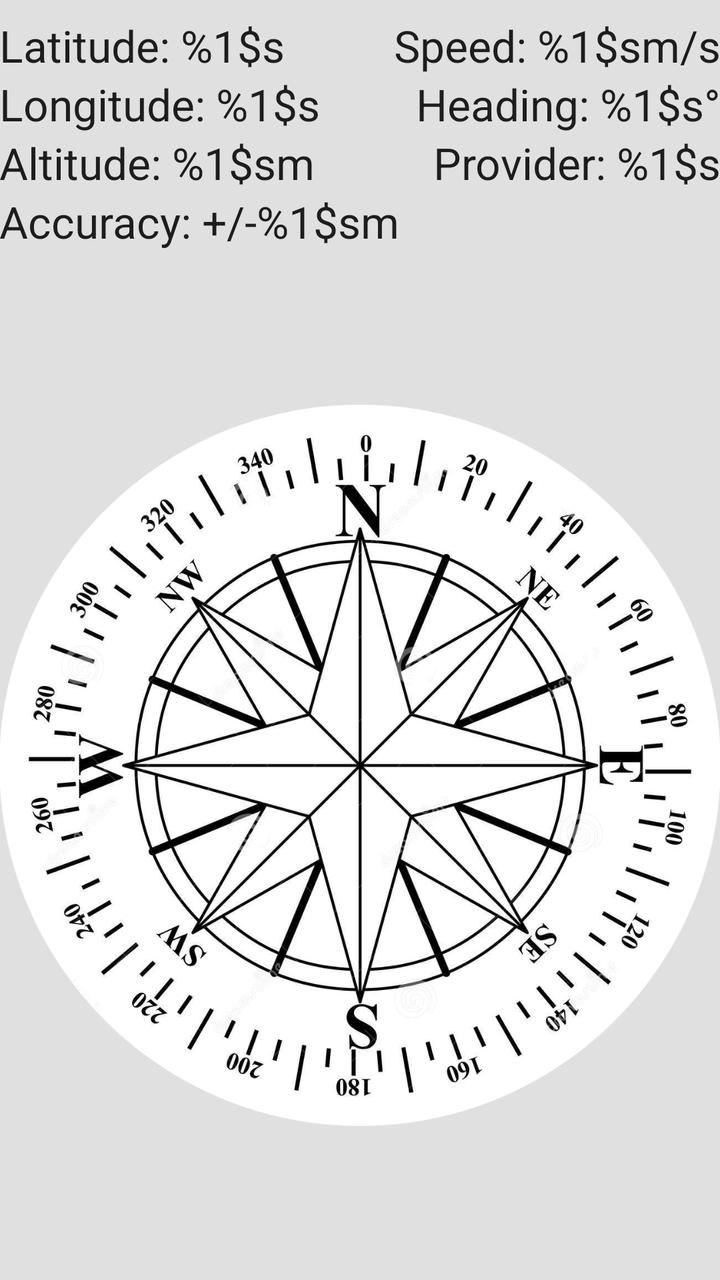
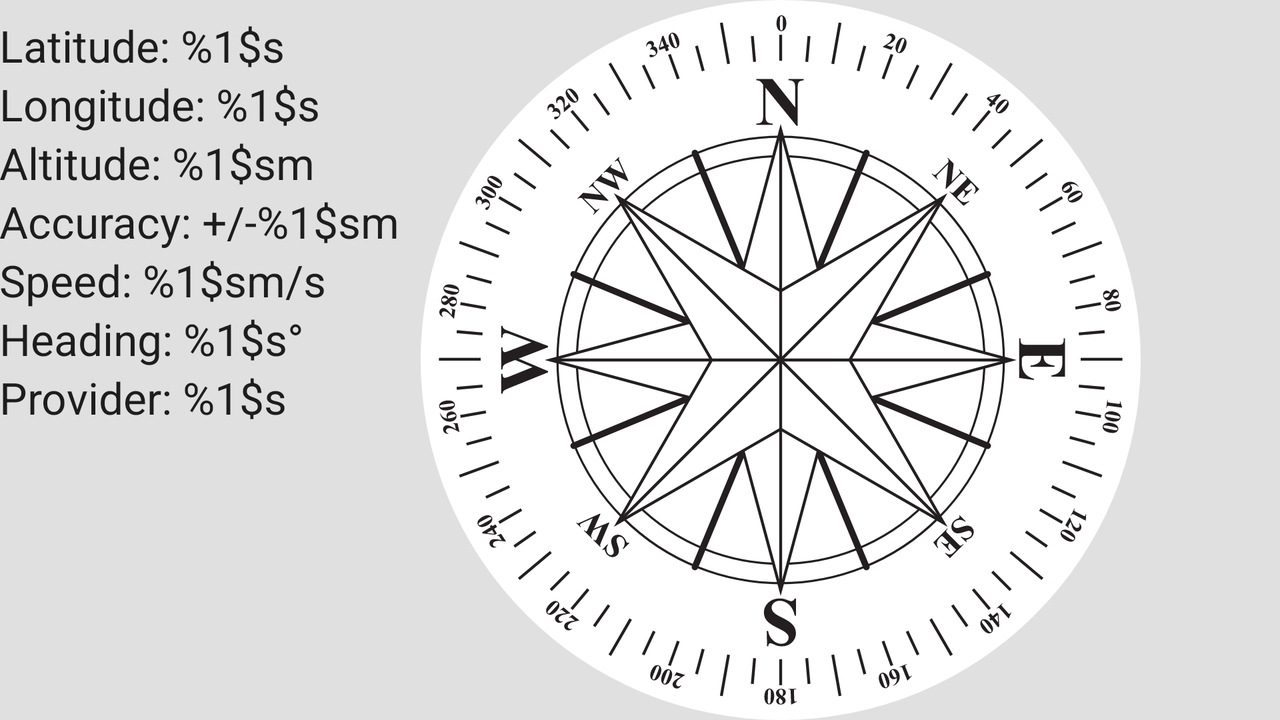

Compare how this app lays out the same screen by default and in its alternative resource folder. The renders come first, then the two layout files and the values they reference.
<!-- AndroidManifest.xml: application theme AppTheme -->
<!-- res/layout/compass_fragment.xml -->
<?xml version="1.0" encoding="utf-8"?>
<RelativeLayout xmlns:android="http://schemas.android.com/apk/res/android"
                android:layout_width="match_parent"
                android:layout_height="match_parent"
                android:background="@color/material_grey_300"
                android:paddingTop="@dimen/activity_vertical_margin"
                android:paddingBottom="@dimen/activity_vertical_margin"
                android:paddingLeft="@dimen/activity_horizontal_margin"
                android:paddingRight="@dimen/activity_horizontal_margin"
    >

    <TextView
        android:layout_width="wrap_content"
        android:layout_height="wrap_content"
        android:text="@string/latitudeString"
        android:id="@+id/latitudeLabel"
        android:layout_alignParentTop="true"
        android:layout_alignParentStart="true"
        android:layout_alignParentLeft="true"
        android:paddingTop="8dp"
        style="@style/Base.TextAppearance.AppCompat.Large"/>

    <TextView
        android:layout_width="wrap_content"
        android:layout_height="wrap_content"
        android:text="@string/longitudeString"
        android:id="@+id/longitudeLabel"
        android:layout_below="@+id/latitudeLabel"
        android:layout_alignParentStart="true"
        android:layout_alignParentLeft="true"
        style="@style/Base.TextAppearance.AppCompat.Large"/>

    <TextView
        android:layout_width="wrap_content"
        android:layout_height="wrap_content"
        android:text="@string/altitudeString"
        android:id="@+id/altitudeLabel"
        android:layout_alignParentStart="true"
        android:layout_alignParentLeft="true"
        android:layout_below="@+id/longitudeLabel"
        style="@style/Base.TextAppearance.AppCompat.Large"/>

    <TextView
        android:layout_width="wrap_content"
        android:layout_height="wrap_content"
        android:text="@string/accuracyString"
        android:id="@+id/errorLabel"
        android:layout_below="@+id/altitudeLabel"
        android:layout_alignParentStart="true"
        android:layout_alignParentLeft="true"
        style="@style/Base.TextAppearance.AppCompat.Large"/>

    <TextView
        android:layout_width="wrap_content"
        android:layout_height="wrap_content"
        android:text="@string/speedString"
        android:id="@+id/speedLabel"
        style="@style/Base.TextAppearance.AppCompat.Large"
        android:layout_alignBottom="@+id/latitudeLabel"
        android:layout_alignParentEnd="true"
        android:layout_alignParentRight="true"
        />

    <TextView
        android:layout_width="wrap_content"
        android:layout_height="wrap_content"
        android:text="@string/headingString"
        android:id="@+id/headingLabel"
        style="@style/Base.TextAppearance.AppCompat.Large"
        android:layout_alignTop="@+id/longitudeLabel"
        android:layout_alignParentEnd="true"
        android:layout_alignParentRight="true"
        />

    <TextView
        android:layout_width="wrap_content"
        android:layout_height="wrap_content"
        android:text="@string/providerString"
        android:id="@+id/providerLabel"
        style="@style/Base.TextAppearance.AppCompat.Large"
        android:layout_alignTop="@+id/altitudeLabel"
        android:layout_alignParentEnd="true"
        android:layout_alignParentRight="true"
        />

    <ImageView
        android:layout_width="match_parent"
        android:layout_height="wrap_content"
        android:id="@+id/compassImage"
        android:src="@drawable/compass_face"
        android:layout_below="@+id/errorLabel"
        android:layout_alignParentEnd="true"
        android:layout_alignParentRight="true"
        />

</RelativeLayout>
<!-- resources referenced by this layout -->
<resources>
  <!-- drawable compass_face: png bitmap (drawable, 561330 bytes) -->
  <string name="accuracyString">Accuracy: +/-%1$sm</string>
  <string name="altitudeString">Altitude: %1$sm</string>
  <string name="headingString">Heading: %1$s\u00b0</string>
  <string name="latitudeString">Latitude: %1$s</string>
  <string name="longitudeString">Longitude: %1$s</string>
  <string name="providerString">Provider: %1$s</string>
  <string name="speedString">Speed: %1$sm/s</string>
  <style name="AppTheme" parent="Theme.AppCompat.Light.DarkActionBar">
          
          <item name="colorPrimary">@color/colorPrimary</item>
          <item name="colorPrimaryDark">@color/colorPrimaryDark</item>
          <item name="colorAccent">@color/colorAccent</item>
      </style>
  <color name="colorPrimary">#3F51B5</color>
  <color name="colorPrimaryDark">#303F9F</color>
  <color name="colorAccent">#FF4081</color>
</resources>
<!-- res/layout-land/compass_fragment.xml (the repository's variant of the layout above) -->
<!-- drawn on the phone turned sideways -->
<?xml version="1.0" encoding="utf-8"?>
<RelativeLayout xmlns:android="http://schemas.android.com/apk/res/android"
                android:layout_width="match_parent"
                android:layout_height="match_parent"
                android:background="@color/material_grey_300"
                android:paddingTop="@dimen/activity_vertical_margin"
                android:paddingBottom="@dimen/activity_vertical_margin"
                android:paddingLeft="@dimen/activity_horizontal_margin"
                android:paddingRight="@dimen/activity_horizontal_margin"
    >

    <TextView
        android:layout_width="wrap_content"
        android:layout_height="wrap_content"
        android:text="@string/latitudeString"
        android:id="@+id/latitudeLabel"
        android:layout_alignParentTop="true"
        android:layout_alignParentStart="true"
        android:layout_alignParentLeft="true"
        android:paddingTop="8dp"
        style="@style/Base.TextAppearance.AppCompat.Large"/>

    <TextView
        android:layout_width="wrap_content"
        android:layout_height="wrap_content"
        android:text="@string/longitudeString"
        android:id="@+id/longitudeLabel"
        android:layout_below="@+id/latitudeLabel"
        android:layout_alignParentStart="true"
        android:layout_alignParentLeft="true"
        style="@style/Base.TextAppearance.AppCompat.Large"/>

    <TextView
        android:layout_width="wrap_content"
        android:layout_height="wrap_content"
        android:text="@string/altitudeString"
        android:id="@+id/altitudeLabel"
        android:layout_alignParentStart="true"
        android:layout_alignParentLeft="true"
        android:layout_below="@+id/longitudeLabel"
        style="@style/Base.TextAppearance.AppCompat.Large"/>

    <TextView
        android:layout_width="wrap_content"
        android:layout_height="wrap_content"
        android:text="@string/accuracyString"
        android:id="@+id/errorLabel"
        android:layout_below="@+id/altitudeLabel"
        android:layout_alignParentStart="true"
        android:layout_alignParentLeft="true"
        style="@style/Base.TextAppearance.AppCompat.Large"/>

    <TextView
        android:layout_width="wrap_content"
        android:layout_height="wrap_content"
        android:text="@string/speedString"
        android:id="@+id/speedLabel"
        android:layout_below="@+id/errorLabel"
        android:layout_alignParentStart="true"
        android:layout_alignParentLeft="true"
        style="@style/Base.TextAppearance.AppCompat.Large"
        />

    <TextView
        android:layout_width="wrap_content"
        android:layout_height="wrap_content"
        android:text="@string/headingString"
        android:id="@+id/headingLabel"
        android:layout_below="@+id/speedLabel"
        android:layout_alignParentStart="true"
        android:layout_alignParentLeft="true"
        style="@style/Base.TextAppearance.AppCompat.Large"
        />

    <TextView
        android:layout_width="wrap_content"
        android:layout_height="wrap_content"
        android:text="@string/providerString"
        android:id="@+id/providerLabel"
        android:layout_below="@+id/headingLabel"
        android:layout_alignParentStart="true"
        android:layout_alignParentLeft="true"
        style="@style/Base.TextAppearance.AppCompat.Large"
        />

    <ImageView
        android:layout_width="wrap_content"
        android:layout_height="wrap_content"
        android:id="@+id/compassImage"
        android:src="@drawable/compassface_2"
        android:layout_alignParentRight="true"
        android:layout_alignParentTop="true"
        />

</RelativeLayout>
<!-- resources referenced by the variant -->
<!-- as the phone turned sideways resolves them -->
<resources>
  <!-- drawable compassface_2: vector/xml drawable (drawable, 80556 chars, omitted) -->
  <string name="accuracyString">Accuracy: +/-%1$sm</string>
  <string name="altitudeString">Altitude: %1$sm</string>
  <string name="headingString">Heading: %1$s\u00b0</string>
  <string name="latitudeString">Latitude: %1$s</string>
  <string name="longitudeString">Longitude: %1$s</string>
  <string name="providerString">Provider: %1$s</string>
  <string name="speedString">Speed: %1$sm/s</string>
  <style name="AppTheme" parent="Theme.AppCompat.Light.DarkActionBar">
          
          <item name="colorPrimary">@color/colorPrimary</item>
          <item name="colorPrimaryDark">@color/colorPrimaryDark</item>
          <item name="colorAccent">@color/colorAccent</item>
      </style>
  <color name="colorPrimary">#3F51B5</color>
  <color name="colorPrimaryDark">#303F9F</color>
  <color name="colorAccent">#FF4081</color>
</resources>
